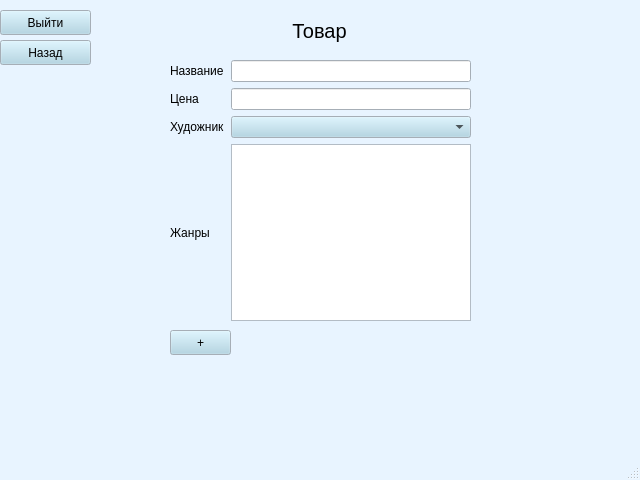
<?xml version="1.0" encoding="UTF-8"?>
<ui version="4.0">
 <class>MainWindow</class>
 <widget class="QMainWindow" name="MainWindow">
  <property name="geometry">
   <rect>
    <x>0</x>
    <y>0</y>
    <width>640</width>
    <height>480</height>
   </rect>
  </property>
  <property name="palette">
   <palette>
    <active>
     <colorrole role="WindowText">
      <brush brushstyle="SolidPattern">
       <color alpha="255">
        <red>0</red>
        <green>0</green>
        <blue>0</blue>
       </color>
      </brush>
     </colorrole>
     <colorrole role="Button">
      <brush brushstyle="SolidPattern">
       <color alpha="255">
        <red>169</red>
        <green>210</green>
        <blue>227</blue>
       </color>
      </brush>
     </colorrole>
     <colorrole role="Light">
      <brush brushstyle="SolidPattern">
       <color alpha="255">
        <red>255</red>
        <green>255</green>
        <blue>255</blue>
       </color>
      </brush>
     </colorrole>
     <colorrole role="Midlight">
      <brush brushstyle="SolidPattern">
       <color alpha="255">
        <red>238</red>
        <green>228</green>
        <blue>255</blue>
       </color>
      </brush>
     </colorrole>
     <colorrole role="Dark">
      <brush brushstyle="SolidPattern">
       <color alpha="255">
        <red>110</red>
        <green>101</green>
        <blue>127</blue>
       </color>
      </brush>
     </colorrole>
     <colorrole role="Mid">
      <brush brushstyle="SolidPattern">
       <color alpha="255">
        <red>147</red>
        <green>134</green>
        <blue>170</blue>
       </color>
      </brush>
     </colorrole>
     <colorrole role="Text">
      <brush brushstyle="SolidPattern">
       <color alpha="255">
        <red>0</red>
        <green>0</green>
        <blue>0</blue>
       </color>
      </brush>
     </colorrole>
     <colorrole role="BrightText">
      <brush brushstyle="SolidPattern">
       <color alpha="255">
        <red>255</red>
        <green>255</green>
        <blue>255</blue>
       </color>
      </brush>
     </colorrole>
     <colorrole role="ButtonText">
      <brush brushstyle="SolidPattern">
       <color alpha="255">
        <red>0</red>
        <green>0</green>
        <blue>0</blue>
       </color>
      </brush>
     </colorrole>
     <colorrole role="Base">
      <brush brushstyle="SolidPattern">
       <color alpha="255">
        <red>255</red>
        <green>255</green>
        <blue>255</blue>
       </color>
      </brush>
     </colorrole>
     <colorrole role="Window">
      <brush brushstyle="SolidPattern">
       <color alpha="255">
        <red>232</red>
        <green>244</green>
        <blue>255</blue>
       </color>
      </brush>
     </colorrole>
     <colorrole role="Shadow">
      <brush brushstyle="SolidPattern">
       <color alpha="255">
        <red>0</red>
        <green>0</green>
        <blue>0</blue>
       </color>
      </brush>
     </colorrole>
     <colorrole role="Highlight">
      <brush brushstyle="SolidPattern">
       <color alpha="255">
        <red>221</red>
        <green>202</green>
        <blue>255</blue>
       </color>
      </brush>
     </colorrole>
     <colorrole role="AlternateBase">
      <brush brushstyle="SolidPattern">
       <color alpha="255">
        <red>238</red>
        <green>228</green>
        <blue>255</blue>
       </color>
      </brush>
     </colorrole>
     <colorrole role="ToolTipBase">
      <brush brushstyle="SolidPattern">
       <color alpha="255">
        <red>255</red>
        <green>255</green>
        <blue>220</blue>
       </color>
      </brush>
     </colorrole>
     <colorrole role="ToolTipText">
      <brush brushstyle="SolidPattern">
       <color alpha="255">
        <red>0</red>
        <green>0</green>
        <blue>0</blue>
       </color>
      </brush>
     </colorrole>
     <colorrole role="PlaceholderText">
      <brush brushstyle="SolidPattern">
       <color alpha="128">
        <red>0</red>
        <green>0</green>
        <blue>0</blue>
       </color>
      </brush>
     </colorrole>
    </active>
    <inactive>
     <colorrole role="WindowText">
      <brush brushstyle="SolidPattern">
       <color alpha="255">
        <red>0</red>
        <green>0</green>
        <blue>0</blue>
       </color>
      </brush>
     </colorrole>
     <colorrole role="Button">
      <brush brushstyle="SolidPattern">
       <color alpha="255">
        <red>169</red>
        <green>210</green>
        <blue>227</blue>
       </color>
      </brush>
     </colorrole>
     <colorrole role="Light">
      <brush brushstyle="SolidPattern">
       <color alpha="255">
        <red>255</red>
        <green>255</green>
        <blue>255</blue>
       </color>
      </brush>
     </colorrole>
     <colorrole role="Midlight">
      <brush brushstyle="SolidPattern">
       <color alpha="255">
        <red>238</red>
        <green>228</green>
        <blue>255</blue>
       </color>
      </brush>
     </colorrole>
     <colorrole role="Dark">
      <brush brushstyle="SolidPattern">
       <color alpha="255">
        <red>110</red>
        <green>101</green>
        <blue>127</blue>
       </color>
      </brush>
     </colorrole>
     <colorrole role="Mid">
      <brush brushstyle="SolidPattern">
       <color alpha="255">
        <red>147</red>
        <green>134</green>
        <blue>170</blue>
       </color>
      </brush>
     </colorrole>
     <colorrole role="Text">
      <brush brushstyle="SolidPattern">
       <color alpha="255">
        <red>0</red>
        <green>0</green>
        <blue>0</blue>
       </color>
      </brush>
     </colorrole>
     <colorrole role="BrightText">
      <brush brushstyle="SolidPattern">
       <color alpha="255">
        <red>255</red>
        <green>255</green>
        <blue>255</blue>
       </color>
      </brush>
     </colorrole>
     <colorrole role="ButtonText">
      <brush brushstyle="SolidPattern">
       <color alpha="255">
        <red>0</red>
        <green>0</green>
        <blue>0</blue>
       </color>
      </brush>
     </colorrole>
     <colorrole role="Base">
      <brush brushstyle="SolidPattern">
       <color alpha="255">
        <red>255</red>
        <green>255</green>
        <blue>255</blue>
       </color>
      </brush>
     </colorrole>
     <colorrole role="Window">
      <brush brushstyle="SolidPattern">
       <color alpha="255">
        <red>232</red>
        <green>244</green>
        <blue>255</blue>
       </color>
      </brush>
     </colorrole>
     <colorrole role="Shadow">
      <brush brushstyle="SolidPattern">
       <color alpha="255">
        <red>0</red>
        <green>0</green>
        <blue>0</blue>
       </color>
      </brush>
     </colorrole>
     <colorrole role="Highlight">
      <brush brushstyle="SolidPattern">
       <color alpha="255">
        <red>221</red>
        <green>202</green>
        <blue>255</blue>
       </color>
      </brush>
     </colorrole>
     <colorrole role="AlternateBase">
      <brush brushstyle="SolidPattern">
       <color alpha="255">
        <red>238</red>
        <green>228</green>
        <blue>255</blue>
       </color>
      </brush>
     </colorrole>
     <colorrole role="ToolTipBase">
      <brush brushstyle="SolidPattern">
       <color alpha="255">
        <red>255</red>
        <green>255</green>
        <blue>220</blue>
       </color>
      </brush>
     </colorrole>
     <colorrole role="ToolTipText">
      <brush brushstyle="SolidPattern">
       <color alpha="255">
        <red>0</red>
        <green>0</green>
        <blue>0</blue>
       </color>
      </brush>
     </colorrole>
     <colorrole role="PlaceholderText">
      <brush brushstyle="SolidPattern">
       <color alpha="128">
        <red>0</red>
        <green>0</green>
        <blue>0</blue>
       </color>
      </brush>
     </colorrole>
    </inactive>
    <disabled>
     <colorrole role="WindowText">
      <brush brushstyle="SolidPattern">
       <color alpha="255">
        <red>110</red>
        <green>101</green>
        <blue>127</blue>
       </color>
      </brush>
     </colorrole>
     <colorrole role="Button">
      <brush brushstyle="SolidPattern">
       <color alpha="255">
        <red>169</red>
        <green>210</green>
        <blue>227</blue>
       </color>
      </brush>
     </colorrole>
     <colorrole role="Light">
      <brush brushstyle="SolidPattern">
       <color alpha="255">
        <red>255</red>
        <green>255</green>
        <blue>255</blue>
       </color>
      </brush>
     </colorrole>
     <colorrole role="Midlight">
      <brush brushstyle="SolidPattern">
       <color alpha="255">
        <red>238</red>
        <green>228</green>
        <blue>255</blue>
       </color>
      </brush>
     </colorrole>
     <colorrole role="Dark">
      <brush brushstyle="SolidPattern">
       <color alpha="255">
        <red>110</red>
        <green>101</green>
        <blue>127</blue>
       </color>
      </brush>
     </colorrole>
     <colorrole role="Mid">
      <brush brushstyle="SolidPattern">
       <color alpha="255">
        <red>147</red>
        <green>134</green>
        <blue>170</blue>
       </color>
      </brush>
     </colorrole>
     <colorrole role="Text">
      <brush brushstyle="SolidPattern">
       <color alpha="255">
        <red>110</red>
        <green>101</green>
        <blue>127</blue>
       </color>
      </brush>
     </colorrole>
     <colorrole role="BrightText">
      <brush brushstyle="SolidPattern">
       <color alpha="255">
        <red>255</red>
        <green>255</green>
        <blue>255</blue>
       </color>
      </brush>
     </colorrole>
     <colorrole role="ButtonText">
      <brush brushstyle="SolidPattern">
       <color alpha="255">
        <red>110</red>
        <green>101</green>
        <blue>127</blue>
       </color>
      </brush>
     </colorrole>
     <colorrole role="Base">
      <brush brushstyle="SolidPattern">
       <color alpha="255">
        <red>232</red>
        <green>244</green>
        <blue>255</blue>
       </color>
      </brush>
     </colorrole>
     <colorrole role="Window">
      <brush brushstyle="SolidPattern">
       <color alpha="255">
        <red>232</red>
        <green>244</green>
        <blue>255</blue>
       </color>
      </brush>
     </colorrole>
     <colorrole role="Shadow">
      <brush brushstyle="SolidPattern">
       <color alpha="255">
        <red>0</red>
        <green>0</green>
        <blue>0</blue>
       </color>
      </brush>
     </colorrole>
     <colorrole role="Highlight">
      <brush brushstyle="SolidPattern">
       <color alpha="255">
        <red>145</red>
        <green>145</green>
        <blue>145</blue>
       </color>
      </brush>
     </colorrole>
     <colorrole role="AlternateBase">
      <brush brushstyle="SolidPattern">
       <color alpha="255">
        <red>221</red>
        <green>202</green>
        <blue>255</blue>
       </color>
      </brush>
     </colorrole>
     <colorrole role="ToolTipBase">
      <brush brushstyle="SolidPattern">
       <color alpha="255">
        <red>255</red>
        <green>255</green>
        <blue>220</blue>
       </color>
      </brush>
     </colorrole>
     <colorrole role="ToolTipText">
      <brush brushstyle="SolidPattern">
       <color alpha="255">
        <red>0</red>
        <green>0</green>
        <blue>0</blue>
       </color>
      </brush>
     </colorrole>
     <colorrole role="PlaceholderText">
      <brush brushstyle="SolidPattern">
       <color alpha="128">
        <red>0</red>
        <green>0</green>
        <blue>0</blue>
       </color>
      </brush>
     </colorrole>
    </disabled>
   </palette>
  </property>
  <property name="windowTitle">
   <string>MainWindow</string>
  </property>
  <widget class="QWidget" name="centralwidget">
   <widget class="QLabel" name="label">
    <property name="geometry">
     <rect>
      <x>200</x>
      <y>0</y>
      <width>239</width>
      <height>62</height>
     </rect>
    </property>
    <property name="palette">
     <palette>
      <active>
       <colorrole role="Button">
        <brush brushstyle="SolidPattern">
         <color alpha="255">
          <red>173</red>
          <green>127</green>
          <blue>168</blue>
         </color>
        </brush>
       </colorrole>
      </active>
      <inactive>
       <colorrole role="Button">
        <brush brushstyle="SolidPattern">
         <color alpha="255">
          <red>173</red>
          <green>127</green>
          <blue>168</blue>
         </color>
        </brush>
       </colorrole>
      </inactive>
      <disabled>
       <colorrole role="Button">
        <brush brushstyle="SolidPattern">
         <color alpha="255">
          <red>173</red>
          <green>127</green>
          <blue>168</blue>
         </color>
        </brush>
       </colorrole>
      </disabled>
     </palette>
    </property>
    <property name="font">
     <font>
      <pointsize>15</pointsize>
      <italic>false</italic>
      <strikeout>false</strikeout>
      <kerning>true</kerning>
     </font>
    </property>
    <property name="text">
     <string>&lt;html&gt;&lt;head/&gt;&lt;body&gt;&lt;p align=&quot;center&quot;&gt;Товар&lt;/p&gt;&lt;/body&gt;&lt;/html&gt;</string>
    </property>
   </widget>
   <widget class="QPushButton" name="exit">
    <property name="geometry">
     <rect>
      <x>0</x>
      <y>10</y>
      <width>91</width>
      <height>25</height>
     </rect>
    </property>
    <property name="text">
     <string>Выйти</string>
    </property>
   </widget>
   <widget class="QWidget" name="gridLayoutWidget_4">
    <property name="geometry">
     <rect>
      <x>170</x>
      <y>60</y>
      <width>301</width>
      <height>261</height>
     </rect>
    </property>
    <layout class="QGridLayout" name="gridLayout_4">
     <item row="3" column="1">
      <widget class="QLineEdit" name="cost"/>
     </item>
     <item row="6" column="0">
      <widget class="QLabel" name="ddate_3">
       <property name="text">
        <string>Жанры</string>
       </property>
      </widget>
     </item>
     <item row="1" column="1">
      <widget class="QLineEdit" name="name"/>
     </item>
     <item row="1" column="0">
      <widget class="QLabel" name="name_2">
       <property name="text">
        <string>Название</string>
       </property>
      </widget>
     </item>
     <item row="5" column="1">
      <widget class="QComboBox" name="artt"/>
     </item>
     <item row="3" column="0">
      <widget class="QLabel" name="bdate_2">
       <property name="text">
        <string>Цена</string>
       </property>
      </widget>
     </item>
     <item row="5" column="0">
      <widget class="QLabel" name="ddate_2">
       <property name="text">
        <string>Художник</string>
       </property>
      </widget>
     </item>
     <item row="6" column="1">
      <widget class="QListWidget" name="genres">
       <property name="selectionMode">
        <enum>QAbstractItemView::MultiSelection</enum>
       </property>
      </widget>
     </item>
    </layout>
   </widget>
   <widget class="QPushButton" name="Insert">
    <property name="geometry">
     <rect>
      <x>170</x>
      <y>330</y>
      <width>61</width>
      <height>25</height>
     </rect>
    </property>
    <property name="text">
     <string>+</string>
    </property>
   </widget>
   <widget class="QPushButton" name="back">
    <property name="geometry">
     <rect>
      <x>0</x>
      <y>40</y>
      <width>91</width>
      <height>25</height>
     </rect>
    </property>
    <property name="text">
     <string>Назад</string>
    </property>
   </widget>
  </widget>
  <widget class="QMenuBar" name="menubar">
   <property name="geometry">
    <rect>
     <x>0</x>
     <y>0</y>
     <width>640</width>
     <height>22</height>
    </rect>
   </property>
  </widget>
  <widget class="QStatusBar" name="statusbar"/>
 </widget>
 <resources/>
 <connections/>
</ui>
